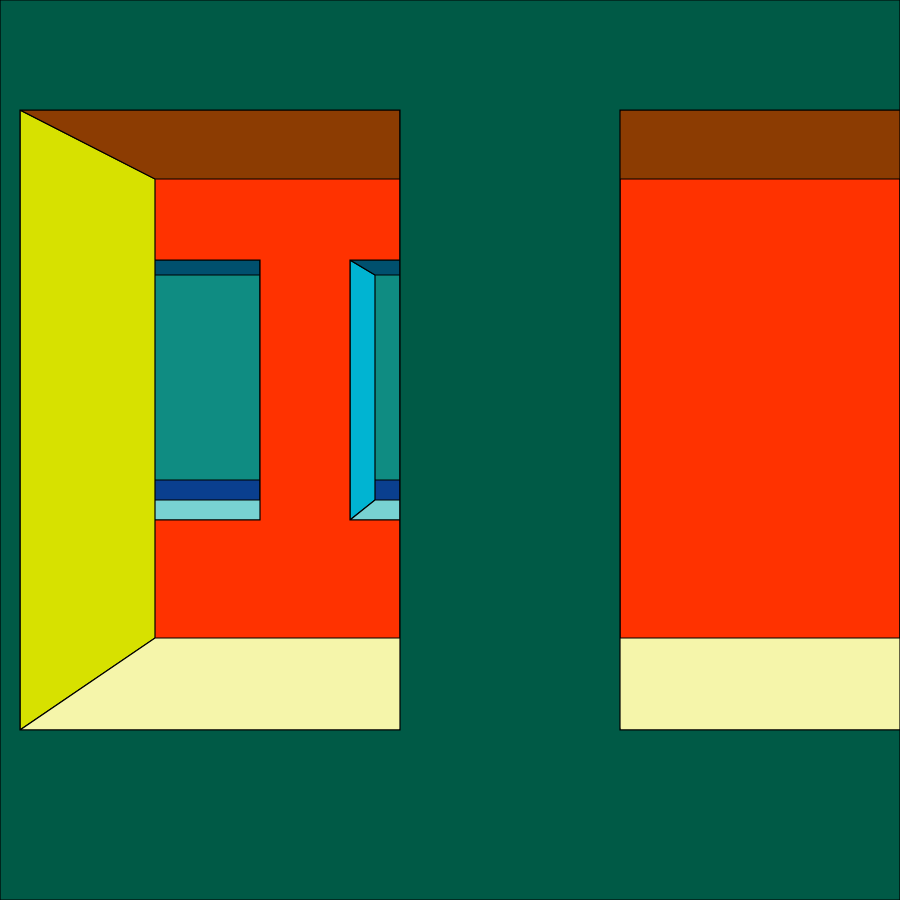
Frame 1 (no input)
Frame 60 (no input): identical to frame 1, image omitted
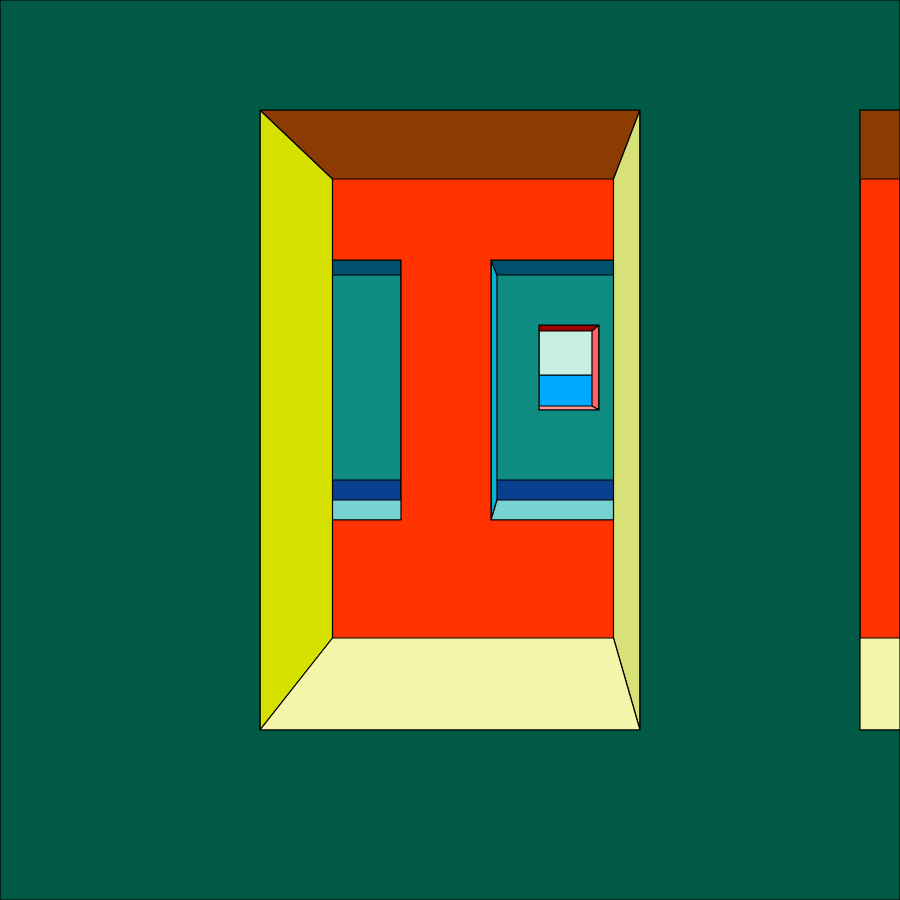
Frame 120 (the mouse pressed at the canvas centre since frame 60)

The p5.js sketch that drew these frames (run headless with seeded random() and noise() and a simulated clock; from frame 60 on, the mouse is pressed at the canvas centre):

// p5.js sketch
// ── sketch.js
//colours

var backgroundc = ([0, 170, 255])
var topc = ([140, 60, 2]);
var rightc = ([215, 225, 120]);
var bottomc = ([245, 245, 170]);
var leftc = ([215, 225, 0]);
var surroundc = ([0, 90, 70]);

var secondtopc = ([0, 80, 110]);
var secondrightc = ([40, 200, 250]);
var secondbottomc = ([120, 210, 210]);
var secondleftc = ([0, 180, 210]);
var secondsurroundc = ([255, 50, 0]);

var thirdtopc = ([155, 00, 0]);
var thirdrightc = ([255, 100, 100]);
var thirdbottomc = ([255, 150, 150]);
var thirdleftc = ([255, 40, 40]);
var thirdsurroundc = ([15, 140, 130]);

//variables

var thing = (0)
let on = 0;

//———————————————————————————————————————————————————————————————

function setup() {
  createCanvas(900, 900);
  noCursor();
}

function draw() {
  background(backgroundc);

  stroke(0);
  strokeWeight(1.2);



  //———————————————————————————————————————————————————————————————

  //Main Window Outer
  let xout = 480;
  let xin = 355;
  let outerx = 0;
  let innerx = 0;

  outerx = map(mouseX, 0, width, 0, xout, true);
  innerx = map(mouseX, 0, width, 0, xin, true);

  //———————————————————————————————————————————————————————————————

  //New Window Outer
  let xsecondout = 282;
  let xsecondin = 244;
  let secondouterx = 0;
  let secondinnerx = 0;
  let secondinx = 0;
  secondouterx = map(mouseX, 0, width, 0, xsecondout, true);
  secondinnerx = map(mouseX, 0, width, 0, xsecondin, true);




  //———————————————————————————————————————————————————————————————


  //Third Window Outer
  let xthirdout = 88;
  let xthirdin = 78;
  let thirdouterx = 0;
  let thirdinnerx = 0;
  let thirdinx = 0;
  thirdouterx = map(mouseX, 0, width, 0, xthirdout, true);
  thirdinnerx = map(mouseX, 0, width, 0, xthirdin, true);




  //———————————————————————————————————————————————————————————————

  //Horizon Line
  //line(width / 2, 0, width / 2, height);
  line(0, 375, width, 375);
  // line(0, 390, width, 390);
  // line(0, 405, width, 405);
  // line(0, 445, width, 445);
  // line(0, 545, width, 545);


  //———————————————————————————————————————————————————————————————

  //Main Window Outer
  let ax = 20 + outerx;
  let ay = 110;

  let bx = 400 + outerx;
  let by = 110;

  let cx = 400 + outerx;
  let cy = 730;

  let dx = 20 + outerx;
  let dy = 730;

  //Main Window Inner
  let ex = 155 + innerx;
  let ey = 179;

  let fx = 436 + innerx;
  let fy = 179;

  let gx = 436 + innerx;
  let gy = 638;

  let hx = 155 + innerx;
  let hy = 638;

  //———————————————————————————————————————————————————————————————

  //DOUBLE UP Main Window Outer
  let dax = 620 + outerx;
  let day = 110;

  let dbx = 1000 + outerx;
  let dby = 110;

  let dcx = 1000 + outerx;
  let dcy = 730;

  let ddx = 620 + outerx;
  let ddy = 730;

  //DOUBLE UP Main Window Inner
  let dex = 599 + innerx;
  let dey = 179;

  let dfx = 1036 + innerx;
  let dfy = 179;

  let dgx = 1036 + innerx;
  let dgy = 638;

  let dhx = 599 + innerx;
  let dhy = 638;

  //———————————————————————————————————————————————————————————————

  //second
  let ix = 350 + secondouterx;
  let iy = 260;

  let jx = 520 + secondouterx;
  let jy = 260;

  let kx = 520 + secondouterx;
  let ky = 520;

  let lx = 350 + secondouterx;
  let ly = 520;

  //secondinner
  let mx = 375 + secondinnerx;
  let my = 275;

  let nx = 522 + secondinnerx;
  let ny = 275;

  let ox = 522 + secondinnerx;
  let oy = 500;

  let px = 375 + secondinnerx;
  let py = 500;

  //———————————————————————————————————————————————————————————————

  //DOUBLE UP second
  let dix = 90 + secondouterx;
  let diy = 260;

  let djx = 260 + secondouterx;
  let djy = 260;

  let dkx = 260 + secondouterx;
  let dky = 520;

  let dlx = 90 + secondouterx;
  let dly = 520;

  //DOUBLE UP secondinner
  let dmx = 151 + secondinnerx;
  let dmy = 275;

  let dnx = 298 + secondinnerx;
  let dny = 275;

  let dox = 298 + secondinnerx;
  let doy = 500;

  let dpx = 151 + secondinnerx;
  let dpy = 500;

  //———————————————————————————————————————————————————————————————

  //third
  let qx = 495 + thirdouterx;
  let qy = 325;

  let rx = 555 + thirdouterx;
  let ry = 325;

  let sx = 555 + thirdouterx;
  let sy = 410;

  let tx = 495 + thirdouterx;
  let ty = 410;

  //third inner
  let ux = 499 + thirdinnerx;
  let uy = 331;

  let vx = 553 + thirdinnerx;
  let vy = 331;

  let wx = 553 + thirdinnerx;
  let wy = 406;

  let xx = 499 + thirdinnerx;
  let xy = 406;

  //———————————————————————————————————————————————————————————————

  //Perspective Lines
  //MainWindow
  //     stroke(0);
  //     line(ax, ay, 538, 375);
  //     line(bx, by, 538, 375);
  //     line(cx, cy, 538, 375);
  //     line(dx, dy, 538, 375);

  //     //Feet
  //     stroke(0);
  //     line(ax-700, ay-400, 538, 375);
  //     line(bx+700, by-400, 538, 375);
  //     line(cx+700, cy+400, 538, 375);
  //     line(dx-700, dy+400, 538, 375);

  //     stroke(0);
  //     line(ax-2800, ay-400, 538, 375);
  //     line(bx+2800, by-400, 538, 375);
  //     line(cx+2800, cy+400, 538, 375);
  //     line(dx-2800, dy+400, 538, 375);

  //     line(ax-5600, ay-400, 538, 375);
  //     line(bx+5600, by-400, 538, 375);
  //     line(cx+5600, cy+400, 538, 375);
  //     line(dx-5600, dy+400, 538, 375);

  //     stroke(255);
  //     line(qx, qy, 538, 375);
  //     line(rx, ry, 538, 375);
  //     line(sx, sy, 538, 375);
  //     line(tx, ty, 538, 375);

  //     line(qx, 0, qx, height);
  //     line(rx, 0, rx, height);

  //     line(0, sy, width, sy);
  //     line(0, qy, width, qy);

  //     line(ux, 0, ux, height);
  //     line(vx, 0, vx, height);

  //     line(0, uy, width, uy);
  //     line(0, wy, width, wy);

  //     line(cx-160, cy+400, 538, 375);
  //     line(0, sy+100, width, sy+100);



  stroke(0);

  //———————————————————————————————————————————————————————————————
  //Sky
  fill(200, 240, 225)
  rect(0, 0, 900, 375)

  //———————————————————————————————————————————————————————————————

  //3rd Window
  //left
  fill(thirdleftc);
  beginShape();
  vertex(qx, qy);
  vertex(ux, uy);
  vertex(xx, xy);
  vertex(tx, ty);
  endShape(CLOSE);
  //top
  fill(thirdtopc);
  beginShape();
  vertex(qx, qy);
  vertex(rx, ry);
  vertex(vx, vy);
  vertex(ux, uy);
  endShape(CLOSE);
  //right
  fill(thirdrightc);
  beginShape();
  vertex(vx, vy);
  vertex(rx, ry);
  vertex(sx, sy);
  vertex(wx, wy);
  endShape(CLOSE);
  //bottom
  fill(thirdbottomc);
  beginShape();
  vertex(xx, xy);
  vertex(wx, wy);
  vertex(sx, sy);
  vertex(tx, ty);
  endShape(CLOSE);

  //———————————————————————————————————————————————————————————————
  //surround
  fill(thirdsurroundc);
  beginShape();
  vertex(0, 0);
  vertex(width, 0);
  vertex(width, height);
  vertex(0, height);

  beginContour();
  vertex(tx, ty);
  vertex(sx, sy);
  vertex(rx, ry);
  vertex(qx, qy);
  endContour();

  endShape(CLOSE);

  //———————————————————————————————————————————————————————————————

  //PLantPot


  if (mouseX > 600) {
    on = 3;
  } else if (mouseX < -600) {
    on = 0;
  }

  if (on == 3 && mouseX < 215) {
    thing = random(0, 5);
  }

  if (on == 3 && mouseX > 885) {
    thing = random(0, 5);
  }

  if (thing > 3 && thing < 5) {

    {
      //backleaf
      fill('green');
      beginShape();
      vertex(543 + thirdinnerx, 368);
      vertex(546 + thirdinnerx, 367);
      vertex(546.5 + thirdinnerx, 367.5);
      vertex(547 + thirdinnerx, 368);
      vertex(546 + thirdinnerx, 367);
      vertex(544 + thirdinnerx, 367);
      vertex(543 + thirdinnerx, 369);
      vertex(542 + thirdinnerx, 372);
      vertex(541 + thirdinnerx, 375);
      vertex(539 + thirdinnerx, 380);
      vertex(537 + thirdinnerx, 378);
      vertex(538 + thirdinnerx, 374);
      vertex(539 + thirdinnerx, 372);
      endShape(CLOSE);
      //backleaf2
      beginShape();
      vertex(533 + thirdinnerx, 366);
      vertex(536 + thirdinnerx, 365);
      vertex(536.5 + thirdinnerx, 365.5);
      vertex(537 + thirdinnerx, 366);
      vertex(538 + thirdinnerx, 368);
      vertex(537 + thirdinnerx, 373);
      vertex(534 + thirdinnerx, 380);
      vertex(532 + thirdinnerx, 376);
      vertex(531 + thirdinnerx, 372);
      vertex(530 + thirdinnerx, 370);
      endShape(CLOSE);

      //backleaf3
      beginShape();
      vertex(523 + thirdinnerx, 373);
      vertex(525 + thirdinnerx, 372);
      vertex(528 + thirdinnerx, 374);
      vertex(529 + thirdinnerx, 376);
      vertex(530 + thirdinnerx, 377);
      vertex(535 + thirdinnerx, 383);
      vertex(533 + thirdinnerx, 388);
      vertex(532 + thirdinnerx, 383);
      vertex(531 + thirdinnerx, 381);
      vertex(526 + thirdinnerx, 378);
      vertex(524 + thirdinnerx, 376);
      vertex(520 + thirdinnerx, 375);
      vertex(519 + thirdinnerx, 377);
      vertex(521 + thirdinnerx, 373);

      endShape(CLOSE);

      //Pot
      fill(rightc);
      beginShape();
      vertex(542 + thirdinnerx, 387);
      vertex(542 + thirdinnerx, 388);
      vertex(540 + thirdinnerx, 390);
      vertex(543 + thirdinnerx, 396);
      vertex(543 + thirdinnerx, 400);
      vertex(540 + thirdinnerx, 407);
      vertex(535 + thirdinnerx, 408);
      vertex(530 + thirdinnerx, 407);
      vertex(527 + thirdinnerx, 400);
      vertex(527 + thirdinnerx, 396)
      vertex(530 + thirdinnerx, 390);
      vertex(528 + thirdinnerx, 388);
      vertex(528 + thirdinnerx, 387);
      vertex(535 + thirdinnerx, 387.5);
      endShape(CLOSE);


      //Plant
      //leaf4
      fill('green');
      beginShape();
      vertex(541 + (1.02 * thirdinnerx), 381);
      vertex(545 + (1.02 * thirdinnerx), 380);
      vertex(547 + (1.02 * thirdinnerx), 381);
      vertex(548 + (1.02 * thirdinnerx), 383);
      vertex(547 + (1.02 * thirdinnerx), 387);
      vertex(544 + (1.02 * thirdinnerx), 382);
      vertex(538 + (1.02 * thirdinnerx), 384);
      endShape(CLOSE);
      //leaf1
      beginShape();
      vertex(538 + (1.02 * thirdinnerx), 378);
      vertex(536 + (1.02 * thirdinnerx), 378.5);
      vertex(535 + (1.02 * thirdinnerx), 378);
      vertex(534 + (1.02 * thirdinnerx), 382);
      vertex(533 + (1.02 * thirdinnerx), 388);
      vertex(534 + (1.02 * thirdinnerx), 393);
      vertex(536 + (1.02 * thirdinnerx), 396);
      vertex(538 + (1.02 * thirdinnerx), 392);
      vertex(539 + (1.02 * thirdinnerx), 387);
      endShape(CLOSE);
      //leaf2
      beginShape();
      vertex(529 + thirdinnerx, 380);
      vertex(524 + thirdinnerx, 382);
      vertex(522 + thirdinnerx, 388);
      vertex(523 + thirdinnerx, 393);
      vertex(525 + thirdinnerx, 395);
      vertex(525 + thirdinnerx, 392);
      vertex(526 + thirdinnerx, 387);
      vertex(529 + thirdinnerx, 383);
      endShape(CLOSE);
      //leaf3
      beginShape();
      vertex(532 + (1.01 * thirdinnerx), 382);
      vertex(528 + (1.01 * thirdinnerx), 382);
      vertex(525 + (1.01 * thirdinnerx), 386);
      vertex(526 + (1.01 * thirdinnerx), 390);
      vertex(528 + (1.01 * thirdinnerx), 393);
      vertex(528 + (1.01 * thirdinnerx), 390);
      vertex(530 + (1.01 * thirdinnerx), 385);
      vertex(530 + (1.01 * thirdinnerx), 382);
      endShape(CLOSE);
    }
  }

  print('thing', thing)
  print('on', on)
  //———————————————————————————————————————————————————————————————

  //Floor
  fill(10, 63, 143);
  rect(0, 480, width, height);


  //———————————————————————————————————————————————————————————————

  //2nd Window
  //left
  fill(secondleftc);
  beginShape();
  vertex(ix, iy);
  vertex(mx, my);
  vertex(px, py);
  vertex(lx, ly);
  endShape(CLOSE);
  //top
  fill(secondtopc);
  beginShape();
  vertex(ix, iy);
  vertex(jx, jy);
  vertex(nx, ny);
  vertex(mx, my);
  endShape(CLOSE);
  //right
  fill(secondrightc);
  beginShape();
  vertex(nx, ny);
  vertex(jx, jy);
  vertex(kx, ky);
  vertex(ox, oy);
  endShape(CLOSE);
  //bottom
  fill(secondbottomc);
  beginShape();
  vertex(px, py);
  vertex(ox, oy);
  vertex(kx, ky);
  vertex(lx, ly);
  endShape(CLOSE);

  //———————————————————————————————————————————————————————————————

  //DOUBLE UP 2nd Window
  //DOUBLE UP left
  fill(secondleftc);
  beginShape();
  vertex(dix, diy);
  vertex(dmx, dmy);
  vertex(dpx, dpy);
  vertex(dlx, dly);
  endShape(CLOSE);
  //DOUBLE UP top
  fill(secondtopc);
  beginShape();
  vertex(dix, diy);
  vertex(djx, djy);
  vertex(dnx, dny);
  vertex(dmx, dmy);
  endShape(CLOSE);
  //DOUBLE UP right
  fill(secondrightc);
  beginShape();
  vertex(dnx, dny);
  vertex(djx, djy);
  vertex(dkx, dky);
  vertex(dox, doy);
  endShape(CLOSE);
  //DOUBLE UP bottom
  fill(secondbottomc);
  beginShape();
  vertex(dpx, dpy);
  vertex(dox, doy);
  vertex(dkx, dky);
  vertex(dlx, dly);
  endShape(CLOSE);

  //———————————————————————————————————————————————————————————————

  //surround
  fill(secondsurroundc);
  beginShape();
  vertex(0, 0);
  vertex(width, 0);
  vertex(width, height);
  vertex(0, height);

  beginContour();
  vertex(lx, ly);
  vertex(kx, ky);
  vertex(jx, jy);
  vertex(ix, iy);
  endContour();

  //double up
  beginContour();
  vertex(dlx, dly);
  vertex(dkx, dky);
  vertex(djx, djy);
  vertex(dix, diy);
  endContour();

  endShape(CLOSE);

  //———————————————————————————————————————————————————————————————




  //———————————————————————————————————————————————————————————————

  //Main Window
  //left
  fill(leftc);
  beginShape();
  vertex(ax, ay);
  vertex(ex, ey);
  vertex(hx, hy);
  vertex(dx, dy);
  endShape(CLOSE);
  //top
  fill(topc);
  beginShape();
  vertex(ax, ay);
  vertex(bx, by);
  vertex(fx, fy);
  vertex(ex, ey);
  endShape(CLOSE);
  //right
  fill(rightc);
  beginShape();
  vertex(fx, fy);
  vertex(bx, by);
  vertex(cx, cy);
  vertex(gx, gy);
  endShape(CLOSE);
  //bottom
  fill(bottomc);
  beginShape();
  vertex(hx, hy);
  vertex(gx, gy);
  vertex(cx, cy);
  vertex(dx, dy);
  endShape(CLOSE);

  //DOUBLE UP Main Window
  //DOUBLE UP left
  fill(leftc);
  beginShape();
  vertex(dax, day);
  vertex(dex, dey);
  vertex(dhx, dhy);
  vertex(ddx, ddy);
  endShape(CLOSE);
  //DOUBLE UP top
  fill(topc);
  beginShape();
  vertex(dax, day);
  vertex(dbx, dby);
  vertex(dfx, dfy);
  vertex(dex, dey);
  endShape(CLOSE);
  //DOUBLE UP right
  fill(rightc);
  beginShape();
  vertex(dfx, dfy);
  vertex(dbx, dby);
  vertex(dcx, dcy);
  vertex(dgx, dgy);
  endShape(CLOSE);
  //DOUBLE UP bottom
  fill(bottomc);
  beginShape();
  vertex(dhx, dhy);
  vertex(dgx, dgy);
  vertex(dcx, dcy);
  vertex(ddx, ddy);
  endShape(CLOSE);

  //———————————————————————————————————————————————————————————————

  //surround
  fill(surroundc);
  beginShape();
  vertex(0, 0);
  vertex(width, 0);
  vertex(width, height);
  vertex(0, height);

  beginContour();
  vertex(dx, dy);
  vertex(cx, cy);
  vertex(bx, by);
  vertex(ax, ay);
  endContour();

  //DOUBLEUP
  beginContour();
  vertex(ddx, ddy);
  vertex(dcx, dcy);
  vertex(dbx, dby);
  vertex(dax, day);
  endContour();

  endShape(CLOSE);

  //———————————————————————————————————————————————————————————————


  // stroke(0);
  // line(dix, diy, 538, 375);
  // line(djx, djy, 538, 375);
  // line(dkx, dky, 538, 375);
  // line(dlx, dly, 538, 375);


  //   //coordinates
  //   noStroke();
  //   fill(0);
  //   text('x: ' + mouseX, mouseX + 20, mouseY);
  //   text('y: ' + mouseY, mouseX + 20, mouseY + 10);
  //   text('x: ' + mouseX, width - 50, height - 30);
  //   text('y: ' + mouseY, width - 50, height - 20);


  //   stroke(255, 0, 0);
  //   point(mouseX, mouseY);

}
